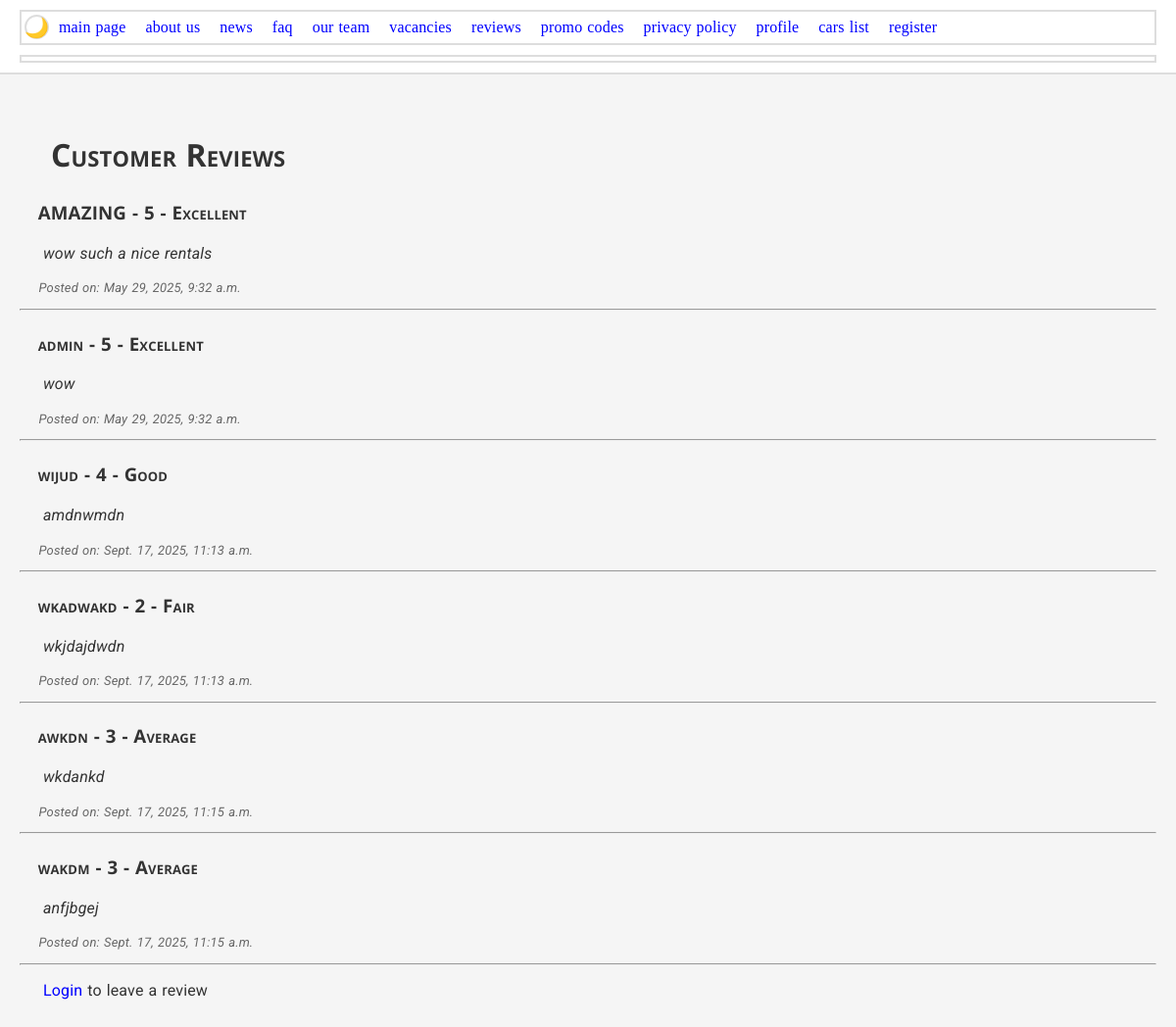
The app's page /reviews/ with its own data.
### main/models.py (models this page shows, shortened)
class Review(models.Model):
    RATING_CHOICES = [
        (1, '1 - Poor'),
        (2, '2 - Fair'),
        (3, '3 - Average'),
        (4, '4 - Good'),
        (5, '5 - Excellent'),
    ]
    user = models.ForeignKey(settings.AUTH_USER_MODEL, on_delete=models.CASCADE)
    name = models.CharField('name', max_length=100)
    rating = models.PositiveSmallIntegerField('rating', choices=RATING_CHOICES)
    text = models.TextField('text')
    created_at = models.DateTimeField('date', auto_now_add=True)
    is_published = models.BooleanField('published', default=False)
    class Meta:
        verbose_name = 'Review'
        verbose_name_plural = 'Reviews'

### main/views.py (the view, shortened to what this page needs)
# urls.py: path('reviews/', views.reviews_view, name='reviews'),
def reviews_view(request):
    logger.debug("Загрузка отзывов")
    reviews = Review.objects.filter(is_published=True)
    return render(request, "main/reviews.html", {'reviews': reviews})

### main/templates/main/reviews.html (shortened to what this page needs)
{% extends "base.html" %}
{% block header %}Customer Reviews{% endblock %}
{% block content %}
{% for review in reviews %}
<div class="review-item">
    <h3>{{ review.name }} - {{ review.get_rating_display }}</h3>
    <p class="review-text">{{ review.text }}</p>
    <p class="review-date">
        <em>Posted on:
        <time datetime="{{ review.created_at|date:'Y-m-d\TH:i:sO' }}">
            {{ review.created_at }}
        </time>
        </em>
    </p>
</div>
<hr>
{% endfor %}
{% if user.is_authenticated %}
<h2>Add Your Review</h2>
<form method="post" class="review-form">
    {% csrf_token %}
    <textarea name="text" required placeholder="Write your review here..."></textarea><br>
    <select name="rating">
        <option value="5">5 - Excellent</option>
        <option value="4">4 - Good</option>
        <option value="3">3 - Average</option>
        <option value="2">2 - Fair</option>
        <option value="1">1 - Poor</option>
    </select><br>
    <button type="submit">Submit Review</button>
</form>
{% else %}
<p><a href="/accounts/login">Login</a> to leave a review</p>
{% endif %}
{% endblock %}

### main/static/css/style2.css (style rules this page uses)
:root { --font-primary: 'Open Sans'; --font-secondary: 'Roboto'; --font-mono: monospace; --bg-primary: #f5f5f5; --bg-secondary: #ffffff; --text-primary: #333333; --text-secondary: #666666; --border-color: #dddddd; }
p { text-align: justify; font-family: var(--font-secondary); text-indent: 1.5em; margin-bottom: 1em; line-height: 1.2; word-wrap: break-word; }
h1, h2, h3 { font-family: var(--font-primary); margin: 1em 0 0.5em 0; padding: 0 1em; font-variant: small-caps; word-break: break-all; }
a:link { color: blue; text-decoration: none; }
body { line-height: 1.6; word-spacing: 0.05em; letter-spacing: 0.01em; background: #f5f5f5; margin: 0; padding-top: 80px; }
[lang="en"] { quotes: '"' '"'; }
.review-item { font-family: serif; }
.review-text { font-style: italic; line-height: 1.4; }
.review-date { font-size: small; color: #666; }
body { background-color: var(--bg-primary) !important; color: var(--text-primary) !important; }

### records on screen
Review: name "AMAZING", rating "5 - Excellent", text "wow such a nice rentals", created_at "May 29, 2025, 9:32 a.m."
Review: name "admin", rating "5 - Excellent", text "wow", created_at "May 29, 2025, 9:32 a.m."
Review: name "wijud", rating "4 - Good", text "amdnwmdn", created_at "Sept. 17, 2025, 11:13 a.m."
Review: name "wkadwakd", rating "2 - Fair", text "wkjdajdwdn", created_at "Sept. 17, 2025, 11:13 a.m."
Review: name "awkdn", rating "3 - Average", text "wkdankd", created_at "Sept. 17, 2025, 11:15 a.m."
Review: name "wakdm", rating "3 - Average", text "anfjbgej", created_at "Sept. 17, 2025, 11:15 a.m."
